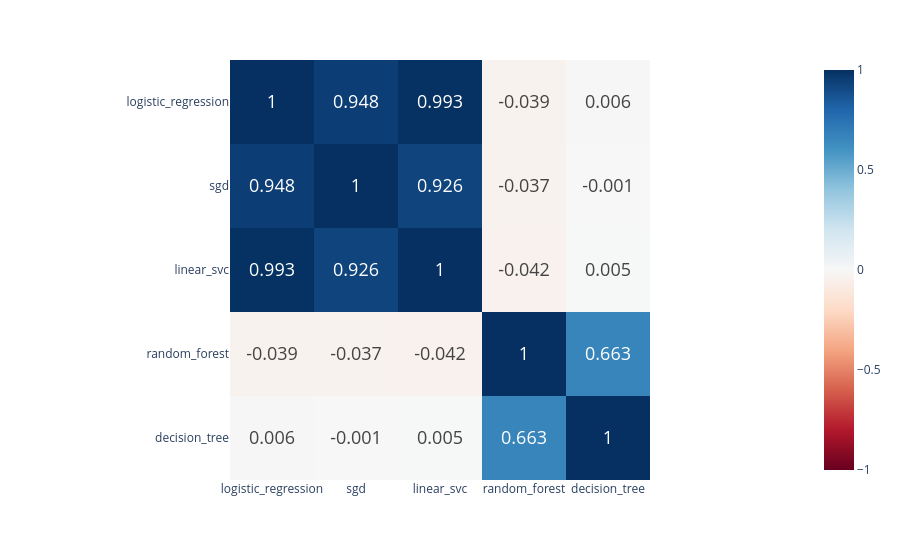

Notebook code cell kept with this figure:
### Markdown cell above
## Model Correlation Analysis

**Two complementary analyses:**

### 1. Feature-Level Correlation
- Correlates model **weights/importances** across 768 BERT dimensions
- **Question:** "Do models rely on the same embedding dimensions?"

### Code cell
df_features = df_features[
    ["logistic_regression", "sgd", "linear_svc", "random_forest", "decision_tree"]
]
df_corr = df_features.corr(method="spearman")
fig = px.imshow(
    df_corr,
    color_continuous_midpoint=0,
    color_continuous_scale="RdBu",
)
fig.data[0].text = df_corr.round(3).to_numpy()
fig.data[0].texttemplate = "%{text}"
fig.update_traces(textfont_size=18)
fig

### Figure 1 — Plotly figure (JSON) as saved in the notebook; plotly's stock layout.template omitted (floating-point values rounded to 4 significant figures)
{"data": [{"coloraxis": "coloraxis", "hovertemplate": "x: %{x}<br>y: %{y}<br>color: %{z}<extra></extra>", "name": "0", "text": [[1.0, 0.948, 0.993, -0.039, 0.006], [0.948, 1.0, 0.926, -0.037, -0.001], [0.993, 0.926, 1.0, -0.042, 0.005], [-0.039, -0.037, -0.042, 1.0, 0.663], [0.006, -0.001, 0.005, 0.663, 1.0]], "textfont": {"size": 18}, "texttemplate": "%{text}", "type": "heatmap", "x": ["logistic_regression", "sgd", "linear_svc", "random_forest", "decision_tree"], "xaxis": "x", "y": ["logistic_regression", "sgd", "linear_svc", "random_forest", "decision_tree"], "yaxis": "y", "z": [[1.0, 0.948, 0.9935, -0.03858, 0.006354], [0.948, 1.0, 0.9256, -0.03665, -0.001433], [0.9935, 0.9256, 1.0, -0.04179, 0.005226], [-0.03858, -0.03665, -0.04179, 1.0, 0.663], [0.006354, -0.001433, 0.005226, 0.663, 1.0]]}], "layout": {"coloraxis": {"cmid": 0, "colorscale": [[0, "rgb(103,0,31)"], [0.1, "rgb(178,24,43)"], [0.2, "rgb(214,96,77)"], [0.3, "rgb(244,165,130)"], [0.4, "rgb(253,219,199)"], [0.5, "rgb(247,247,247)"], [0.6, "rgb(209,229,240)"], [0.7, "rgb(146,197,222)"], [0.8, "rgb(67,147,195)"], [0.9, "rgb(33,102,172)"], [1, "rgb(5,48,97)"]]}, "margin": {"t": 60}, "xaxis": {"anchor": "y", "constrain": "domain", "domain": [0, 1], "scaleanchor": "y"}, "yaxis": {"anchor": "x", "autorange": "reversed", "constrain": "domain", "domain": [0, 1]}}}
